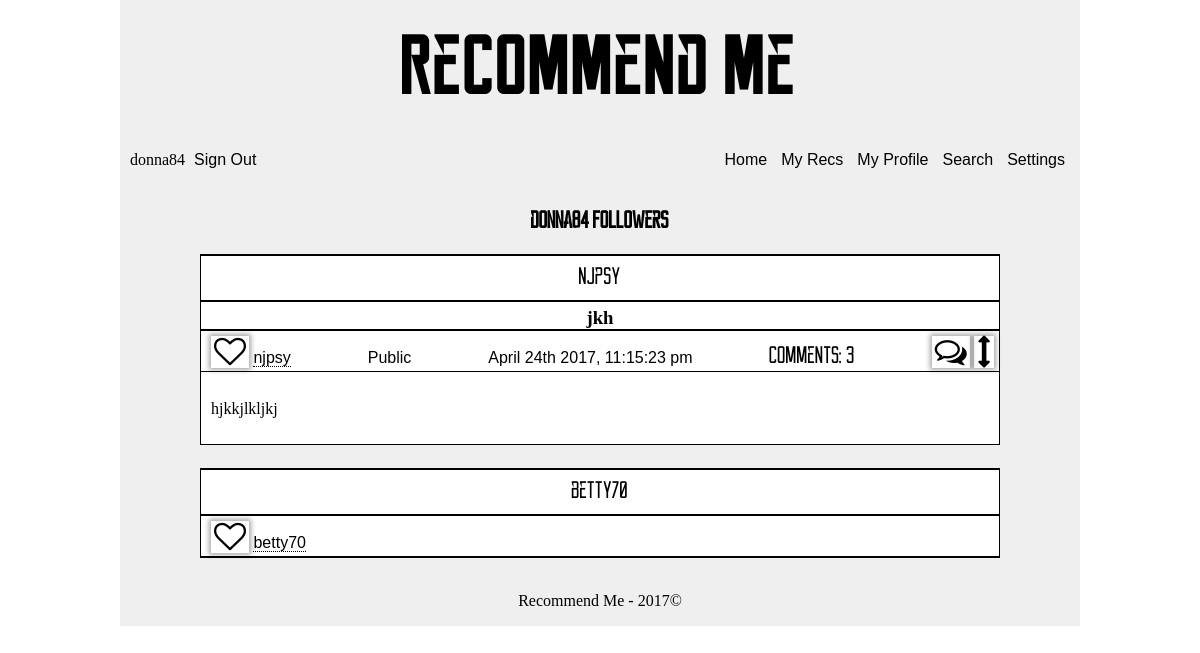
The page /personal/followers (signed in) on the database as committed earlier.
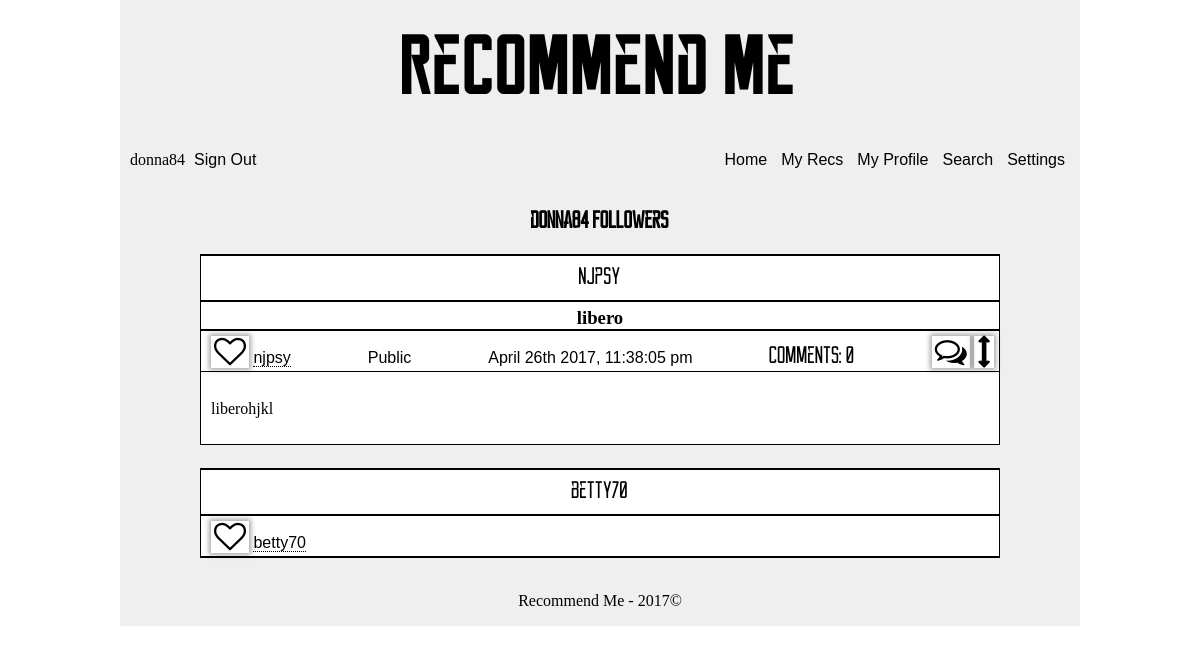
The same page on the database as committed later.
### app/models.py (models this page shows, shortened)
class User(UserMixin, db.Model):
    __tablename__ = 'user'
    id = db.Column(db.INTEGER, primary_key=True)
    username = db.Column(db.String, unique=True, index=True)
    email = db.Column(db.String, unique=True, index=True)
    about_me = db.Column(db.TEXT)
    api = db.Column(db.String())
    confirmed = db.Column(db.BOOLEAN, default=False)
    display = db.Column(db.INTEGER, default=10)
    invalid_logins = db.Column(db.INTEGER, default=0)
    last_login = db.Column(db.DATETIME, default=datetime.utcnow)
    member_since = db.Column(db.DATETIME, default=datetime.utcnow)
    password_hash = db.Column(db.String(128))
    role_id = db.Column(db.INTEGER, db.ForeignKey('role.id'))
    updates = db.Column(db.BOOLEAN, default=True)
    role = db.relationship('Role', backref=backref('user', lazy='dynamic'))
    @property
    def password(self):
        raise AttributeError('password is hashed')

class Recommendation(db.Model):
    __tablename__ = 'recommendation'
    id = db.Column(db.INTEGER, primary_key=True)
    made_private = db.Column(db.BOOLEAN, default=False)
    new_comment = db.Column(db.BOOLEAN, default=False)
    text = db.Column(db.TEXT)
    timestamp = db.Column(db.DATETIME, index=True, default=datetime.utcnow)
    title = db.Column(db.String(64))
    user_id = db.Column(db.INTEGER, db.ForeignKey('user.id'))
    verification = db.Column(db.INTEGER)
    user = db.relationship('User', backref=backref('recommendation', lazy='dynamic'))
    def prepare_comments(self):
        prep_query = self.comment\
            .filter(Comment.verification > 0)\
            .order_by(desc(Comment.timestamp))
        d_c = prep_query\
            .paginate(1, per_page=5, error_out=False)
        count = prep_query.count()
        return (d_c, count)

### app/personal/views.py (the view)
@personal.route('/followers/<int:id>')
@personal.route('/followers')
def followers(id=-1):
    if current_user.is_authenticated and id == -1:
        id = current_user.id
    user = User.query.get(int(id))
    if user is None:
        abort(404)
    last_rec = db.session.query(Recommendation.id, Recommendation.user_id, func.max(Recommendation.timestamp))\
        .filter(Recommendation.verification>0)\
        .group_by(Recommendation.user_id)\
        .all()
    display_names = db.session.query(User, Recommendation)\
        .outerjoin(Recommendation, and_(
            Recommendation.id.in_([each[0] for each in last_rec]),
            Recommendation.user_id == User.id
            )
        )\
        .join(Relationship, Relationship.follower == User.id)\
        .filter(User.id.in_([one.follower for one in user.follower]))\
        .order_by(desc(Relationship.timestamp))\
        .paginate(1, per_page=current_user.display, error_out=False)
    return render_template('personal/followers.html', display=display_names,
        user=user)

### app/auth/views.py (called while the page is built)
@auth.before_app_request
def before_request():
    if current_user.is_authenticated and not current_user.confirmed \
        and request.endpoint[:5] != 'auth.' and request.endpoint != 'static':
        return redirect(url_for('auth.unconfirmed'))

### app/models.py (called while the page is built)
@login_manager.user_loader
def load_user(user_id):
    return User.query.get(int(user_id))

### manage.py (called while the page is built)
@app.url_defaults
def hashed_static_file(endpoint, values):
    if 'static' == endpoint or endpoint.endswith('.static'):
        filename = values.get('filename')
        if filename:
            blueprint = request.blueprint
            if '.' in endpoint:  # blueprint
                blueprint = endpoint.rsplit('.', 1)[0]
            static_folder = app.static_folder
            if blueprint and app.blueprints[blueprint].static_folder:
                static_folder = app.blueprints[blueprint].static_folder
            fp = os.path.join(static_folder, filename)
            if os.path.exists(fp):
                values['_'] = int(os.stat(fp).st_mtime)

### app/templates/personal/followers.html (shortened to what this page needs)
<!DOCTYPE html>
{% extends 'abstract/one-column.html' %}
{% block head %}
  {{super()}}
{% endblock %}
{% block maincontent %}
  <h2>{{user.username}} Followers</h2>
{% endblock %}
{% block supplemental %}
  {{relationship_macro.initialize(display, moment, current_user)}}
{% endblock %}

### app/templates/macros/relationship-macro.html (shortened to what this page needs)
{% import 'macros/rec-macro.html' as rec_macro %}
{% macro initialize(display, moment, current_user) %}
  <div class='list-recs'>
    {% if display.items|length != 0 %}
      {{ajax(display, moment, current_user)}}
    {% else %}
      <p>Nothing to display here. Click on a user's heart to start following them!</p>
    {% endif %}
  </div>
{% endmacro %}
{% macro ajax(display, moment, current_user, link=request.url) %}
  {% for user, rec in display.items %}
    <div class='name-header'>
      <p class='reckoner name-header-display'>{{user.username}}</p>
    </div>
    {% if rec != None %}
      {{rec_macro.single_rec((rec, current_user.following.filter_by(following=user.id).first()), moment, current_user, link)}}
    {% else %}
      {{no_recs(user, current_user)}}
      <br/>
    {% endif %}
  {% endfor %}
{% endmacro %}
{% macro no_recs(user, current_user) %}
  <div class='single-post'>
    <div class='post-header'>
      <ul class='post-header-list'>
        <li>
          {% if current_user.is_authenticated and current_user != user %}
            {% if current_user.following.filter_by(following=user.id).first() %}
              <i id='{{user.id}}' class="follow-button font-link fa fa-heart fa-2x"></i>
            {% else %}
              <i id='{{user.id}}' class='follow-button font-link fa fa-heart-o fa-2x'></i>
            {% endif %}
          {% endif %}
          <a href="{{url_for('personal.profile', id=user.id)}}">
            {{user.username}}
          </a>
        </li>
    </div>
  </div>
{% endmacro %}

### app/templates/macros/rec-macro.html (shortened to what this page needs)
{% import 'macros/comment-macro.html' as comment_macro %}
{% macro render_rec(rec2, count, moment, current_user, attributes=True, link=request.url) %}
  <div class='single-post'>
    {% set rec, follow = rec2 %}
    <a href="{{url_for('main.highlight', id=rec.id)}}">
      <h3 class='rec-title'>{{rec.title}}</h3>
    </a>
    <div class='post-header'>
      <ul class='post-header-list'>
        <li>
          {% if current_user.is_authenticated and current_user != rec.user %}
            {% if follow %}
              <i id='{{rec.user_id}}' class="follow-button font-link fa fa-heart fa-2x"></i>
            {% else %}
              <i id='{{rec.user_id}}' class='follow-button font-link fa fa-heart-o fa-2x'></i>
            {% endif %}
          {% endif %}
          <a href="{{url_for('personal.profile', id=rec.user_id)}}">
            {{rec.user.username}}
          </a>
        </li>
        <li>
          {% if rec.verification != 0 %}
            Public
          {% else %}
            Private
          {% endif %}
        </li>
        <li>
          {{moment(rec.timestamp).format('MMMM Do YYYY, h:mm:ss a')}}
        </li>
        <li class='reckoner'>
          Comments: {{count}}
        </li>
        {% if attributes or rec.user_id==current_user.id %}
          <li>
            {% if attributes %}
              <i id='{{rec.id}}' class='{{link}} font-link toggle-comments fa fa-comments-o fa-2x'></i>
              <i class='font-link toggle-show fa fa-arrows-v fa-2x'></i>
            {% endif %}
          </li>
        {% endif %}
      </ul>
    </div>
    <p class='post-text'>
      {{rec.text}}
    </p>
  </div>
  <br/>
{% endmacro %}
{% macro single_rec(rec, moment, current_user, attributes=True, link=request.url, in_comments=True) %}
  {% set comments, count = rec[0].prepare_comments() %}
  {{render_rec(rec, count, moment, current_user, attributes, link)}}
{% endmacro %}

Rows that differ between the two databases and show on the page:
no longer on this page (row unchanged): Recommendation: timestamp "April 24th 2017, 11:15:23 pm"
changed User "njpsy": title "jkh" → "libero"; invalid_logins "3" → "0"; text "hjkkjlkljkj" → "liberohjkl"
added Recommendation: timestamp "April 26th 2017, 11:38:05 pm"
